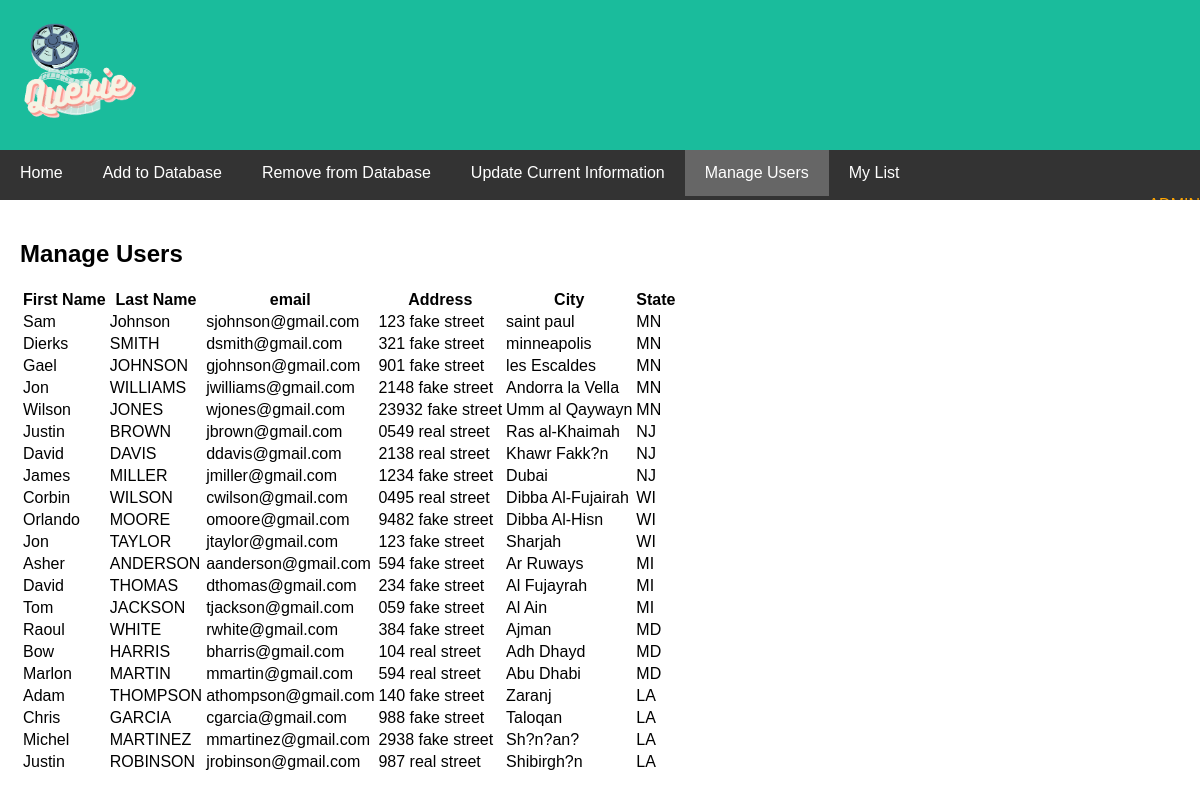
The page /project/admin_page_manage_users.php on the database its author committed.
### tables this page shows
create table customer(
    customerID int auto_increment not null,
    first_name char(40) not null, 
    last_name char(40) not null,
    email char(50) not null,
    street_address char(20),
    city char(30),
    state char(2),
    userName char(20),
    password char(10),
    primary key(customerID)
);

### project/admin_page_manage_users.php (the view, shortened to what this page needs)
<!DOCTYPE html>
<!DOCTYPE html>
<html lang="en">
<head>
    <link rel="stylesheet" href="stylesheets/page_outline_stylesheet.css">
</head>
<body>
    <div class="header">
        <a href="admin_page_home.html">
            <img src="images/logo.png">
        </a>
    </div>
    <div class="navbar">
        <a href="admin_page_home.html">Home</a>
        <a href="admin_page_add_to_database.html" >Add to Database</a>
        <a href="admin_page_remove_from_database.html">Remove from Database</a>
        <a href="admin_page_update_movie.html">Update Current Information</a>
        <a href="admin_page_manage_users.php" class="active">Manage Users</a>
        <a href="admin_page_my_list.html">My List</a>
        <p class="right">ADMIN</p>
    </div>
  <div class="main">
    <h2>Manage Users</h2>
    <table>
      <tr>
        <th>First Name</th>
        <th>Last Name</th>
        <th>email</th>
        <th>Address</th>
        <th>City</th>
        <th>State</th>
      </tr>
      <tr>
        <?php
        $conn = mysqli_connect('localhost', 'ics325sp230105', '2944', 'ics325sp230105');
        $query = 'select first_name,last_name, email, street_address, city, state FROM customer';
        $result = mysqli_query($conn, $query);
        while ($row = mysqli_fetch_row($result)) {
          echo "<td>" . $row[0] . "</td>";
          echo "<td>" . $row[1] . "</td>";
          echo "<td>" . $row[2] . "</td>";
          echo "<td>" . $row[3] . "</td>";
          echo "<td>" . $row[4] . "</td>";
          echo "<td>" . $row[5] . "</td>";
          echo "</td> </tr>";
        }
        ?>
    </table>
  </div>
</body>
</html>

### project/stylesheets/page_outline_stylesheet.css (style rules this page uses)
* { box-sizing: border-box; }
body { font-family: Arial, Helvetica, sans-serif; margin: 0; }
.header { padding: 23px; background: #1abc9c; color: white; max-height: 200px; }
img { max-height: 100px; }
.navbar { overflow: hidden; background-color: #333; position: sticky; position: -webkit-sticky; top: 0; }
.navbar a { float: left; display: block; color: white; text-align: center; padding: 14px 20px; text-decoration: none; }
.navbar p.right { float: right; color: orange; }
.navbar a.active { background-color: #666; color: white; }
.main { -ms-flex: 70%; flex: 70%; background-color: white; padding: 20px; }
p { position: relative; top: 30px; }

### rows shown on the page
customer: first_name "Sam", last_name "Johnson", email "sjohnson@gmail.com", street_address "123 fake street", city "saint paul", state "MN"
customer: first_name "Dierks", last_name "SMITH", email "dsmith@gmail.com", street_address "321 fake street", city "minneapolis", state "MN"
customer: first_name "Gael", last_name "JOHNSON", email "gjohnson@gmail.com", street_address "901 fake street", city "les Escaldes", state "MN"
customer: first_name "Jon", last_name "WILLIAMS", email "jwilliams@gmail.com", street_address "2148 fake street", city "Andorra la Vella", state "MN"
customer: first_name "Wilson", last_name "JONES", email "wjones@gmail.com", street_address "23932 fake street", city "Umm al Qaywayn", state "MN"
customer: first_name "Justin", last_name "BROWN", email "jbrown@gmail.com", street_address "0549 real street", city "Ras al-Khaimah", state "NJ"
customer: first_name "David", last_name "DAVIS", email "ddavis@gmail.com", street_address "2138 real street", city "Khawr Fakk?n", state "NJ"
customer: first_name "James", last_name "MILLER", email "jmiller@gmail.com", street_address "1234 fake street", city "Dubai", state "NJ"
customer: first_name "Corbin", last_name "WILSON", email "cwilson@gmail.com", street_address "0495 real street", city "Dibba Al-Fujairah", state "WI"
customer: first_name "Orlando", last_name "MOORE", email "omoore@gmail.com", street_address "9482 fake street", city "Dibba Al-Hisn", state "WI"
customer: first_name "Jon", last_name "TAYLOR", email "jtaylor@gmail.com", street_address "123 fake street", city "Sharjah", state "WI"
customer: first_name "Asher", last_name "ANDERSON", email "aanderson@gmail.com", street_address "594 fake street", city "Ar Ruways", state "MI"
customer: first_name "David", last_name "THOMAS", email "dthomas@gmail.com", street_address "234 fake street", city "Al Fujayrah", state "MI"
customer: first_name "Tom", last_name "JACKSON", email "tjackson@gmail.com", street_address "059 fake street", city "Al Ain", state "MI"
customer: first_name "Raoul", last_name "WHITE", email "rwhite@gmail.com", street_address "384 fake street", city "Ajman", state "MD"
customer: first_name "Bow", last_name "HARRIS", email "bharris@gmail.com", street_address "104 real street", city "Adh Dhayd", state "MD"
customer: first_name "Marlon", last_name "MARTIN", email "mmartin@gmail.com", street_address "594 real street", city "Abu Dhabi", state "MD"
customer: first_name "Adam", last_name "THOMPSON", email "athompson@gmail.com", street_address "140 fake street", city "Zaranj", state "LA"
customer: first_name "Chris", last_name "GARCIA", email "cgarcia@gmail.com", street_address "988 fake street", city "Taloqan", state "LA"
customer: first_name "Michel", last_name "MARTINEZ", email "mmartinez@gmail.com", street_address "2938 fake street", city "Sh?n?an?", state "LA"
customer: first_name "Justin", last_name "ROBINSON", email "jrobinson@gmail.com", street_address "987 real street", city "Shibirgh?n", state "LA"
